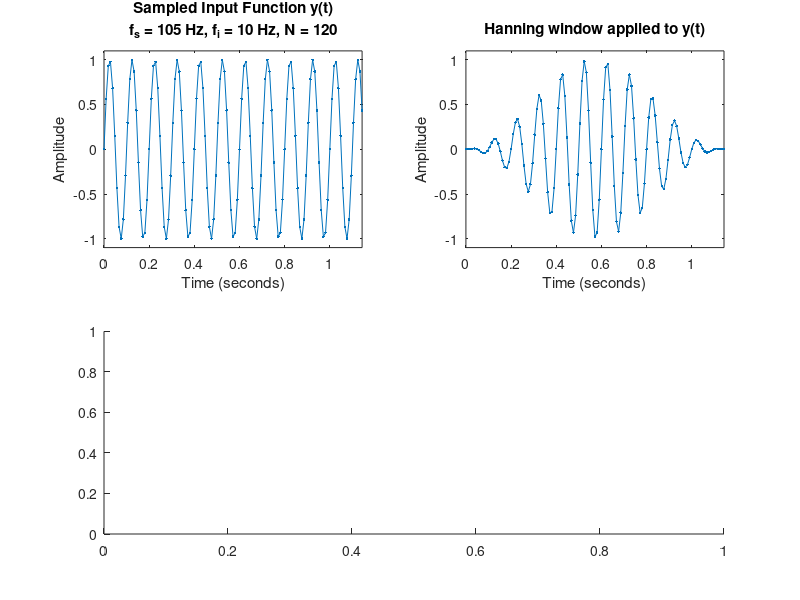

MATLAB code for this plot: (Note: this script raises an error after producing the figure.)
%ME 370, FFT program
clear all
close all
clc
format compact

fs=105;      %sampling frequency (Hz)
N=120;        %number of samples
fi=10;        %frequency of input data [y=sin(2*pi*w*t] (Hz)

%%%%%%%%%%%%%%%%%%%%%%%%%%%%%%%%%%%%%%%%%%%%%%%%%%%%%%%%%%%%%%%

dt=1/fs     %time between data points
T=(N)/fs  %total sample time (T)

t = 0:dt:T;         %creates a vector of times to sample y at
y = sin(2*pi*fi*t);  %creates a vector of y(t) discrete values

%%%%%%%%%%%%%%%%%%%%%%%% Hanning window %%%%%%%%%%%%%%%%%%%%%
H=hann(N+1);          %creates a Hanning window
Hy=y.*H';           %array multiply (y and H) to create a windowed Hy

Yo=2/T*dt*fft(y(1:end-1));
HYo=2/T*dt*fft(Hy);
w=0:(2*pi/(N*dt)):((2*pi/dt-2*pi/(N*dt)));
w=w - (2*pi/dt).*((w*dt)>pi);
f=w/(2*pi);

figure(1)
clf
subplot(2,2,1)
plot(t,y,'.-')

xlabel('Time (seconds)')
ylabel('Amplitude')
title({'Sampled Input Function y(t)',sprintf('f_{s} = %d Hz, f_{i} = %d Hz, N = %d',fs,fi,N)})
axis([0 max(t) 1.1*min(y) 1.1*max(y)])
subplot(2,2,2)
plot(t,Hy,'.-')
xlabel('Time (seconds)')
ylabel('Amplitude')
title('Hanning window applied to y(t)')
axis([0 max(t) 1.1*min(y) 1.1*max(y)])
subplot(2,2,[3,4]);
stem(f,abs(Yo(1:length(f))),'^','b')
hold on;
grid
stem(f,abs(HYo(1:length(f))),'^','r')
xlabel('Frequency (Hz)')
ylabel('Amplitude')
title('FFT of y')
axis([0 3*fi 0 1.1*max(real(abs(Yo)))])
legend('FFT(y)','FFT(Hanned(y))')



